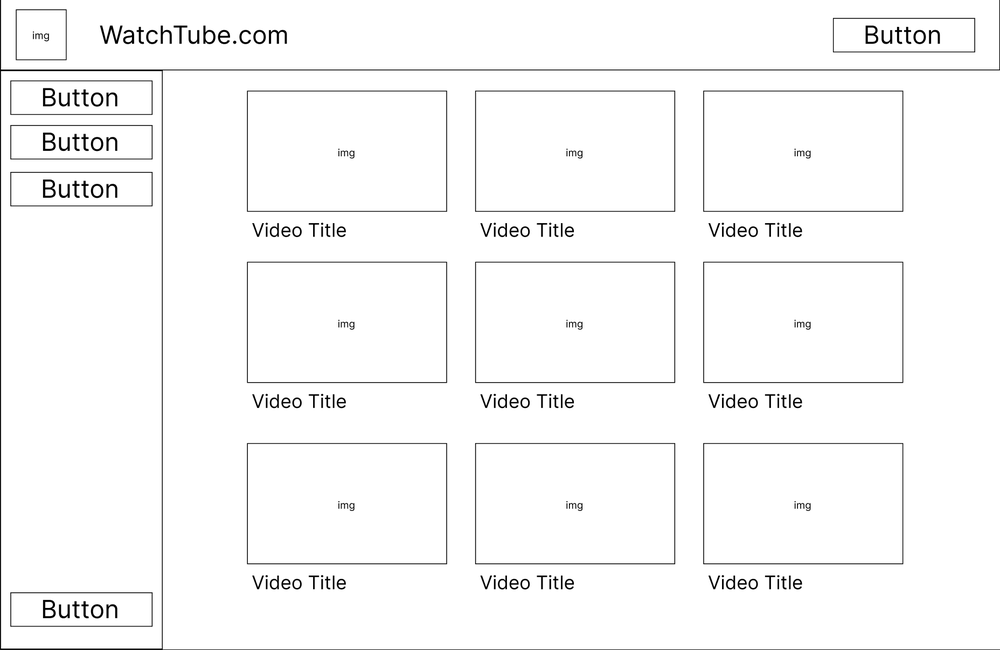
#> input picture inputs/demo7.png, 1000 x 650 px, shrunk from 1856 x 1206 before the run
$ python -i cv_object_detector.py   (imports and definitions only)
#> lines starting #> are read from the running program, lines starting #| are printed output that depends on the picture; after the words box and inside, x2 and y2 are one past the last pixel; in counts of white or black regions, pixels touching at a corner belong together
#> further down, picture is the input picture: shape (650, 1000, 3); min 0, max 255, mean 248.6
# Import required packages
import cv2
import pytesseract as tess
import numpy as np
import object_converter as oc
import css_converter as css

# This determines the maximum number of pixels between characters before classified as a space character
TEXT_HORIZONTAL_PIXEL_THRESHOLD = 10
# (percent) Maximum distance between shapes to be classified as equivalent shapes
SHAPE_EQUIVALENCE_THRESHOLD = 0.4
# Minimum shape size, any with an area smaller than this will be treated as noise and discarded
SHAPE_MINIMUM_SIZE_THRESHOLD = 20

"""
Handy class for managing the text. Because this solution only identifies individual characters,
this class is used for initially storing each character and then updates with characters that
belong to this string, while updating the bounding box at the same time
"""
class Text:
    # [20 lines left out: functions __init__, add_char, not called in this run]

    # Checks if a given character could belong to this string
    def char_belong_to_text(self, char):
        return (abs((self.x + self.w) - char.x) < char.w + TEXT_HORIZONTAL_PIXEL_THRESHOLD
                and abs(self.y - char.y) < self.h)

    def __str__(self):
        return f"Text: {self.text}, x: {self.x}, y: {self.y}, w: {self.w}, h: {self.h}"

"""
Stores all shape information. This makes it easier to access properties, and also provides an equivalence function
"""
class Shape:
    def __init__(self, type, x, y, w, h):
        self.type = type
        self.x = x
        self.y = y
        self.w = w
        self.h = h

    def __eq__ (self, other):
        return (abs(self.x - other.x) <= SHAPE_EQUIVALENCE_THRESHOLD * self.x
                and abs(self.y - other.y) <= SHAPE_EQUIVALENCE_THRESHOLD * self.y
                and abs(self.w - other.w) <= SHAPE_EQUIVALENCE_THRESHOLD * self.w
                and abs(self.h - other.h) <= SHAPE_EQUIVALENCE_THRESHOLD * self.h)

# Uses Tesseract to detect each individual character in the input image. Returns a list of all valid characters
# [45 lines left out: functions extract_all_text_from_image, format_extracted_chars, remove_text_from_image, not called in this run]

# Detects and sorts all shapes found in the (hopefully) textless image
# Returns a list of all unique shapes found in the image
def detect_shapes(img):
    # Convert the image to grayscale
    gray = cv2.cvtColor(img, cv2.COLOR_BGR2GRAY)
    blur = cv2.blur(gray, (5, 5)) # blurring image
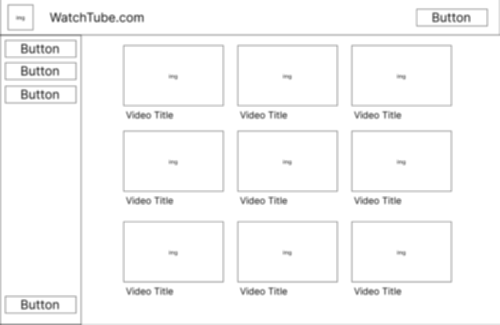
#> blur: shape (650, 1000) (shown at 1/2 size); min 61, max 255, mean 248.8
    r, thres = cv2.threshold(blur,220,255,cv2.THRESH_BINARY) # thresholds the image
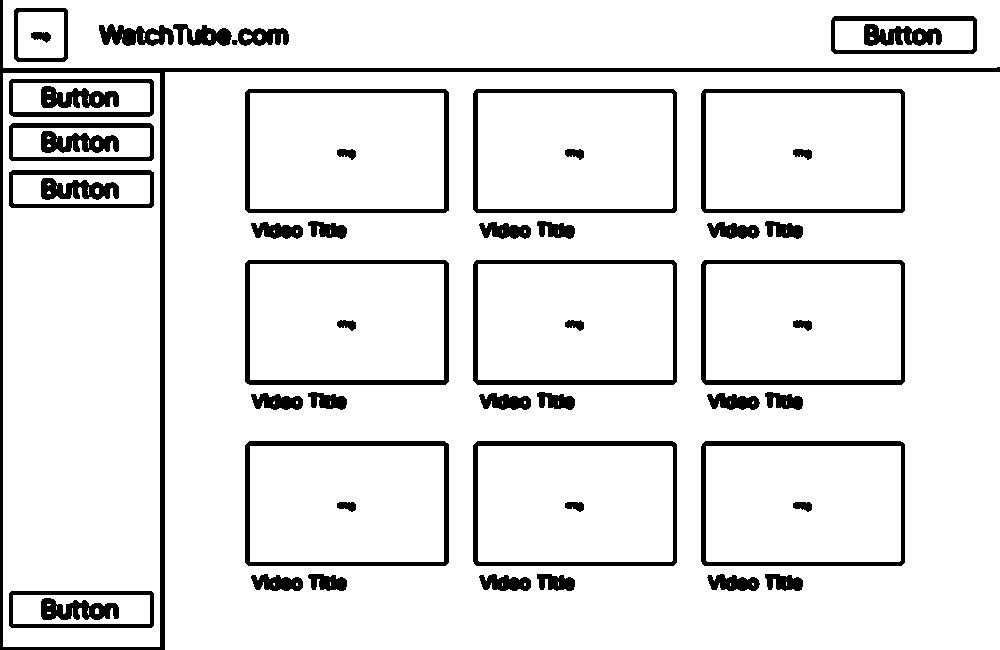
#> thres: shape (650, 1000); 90.4% white; 52 black regions
    # gets all detected contours in the image
    contours, hierarchy = cv2.findContours(thres, cv2.RETR_TREE, cv2.CHAIN_APPROX_SIMPLE)
#> contours = 127 contours, 55 with area under 20; largest, box (x1, y1, x2, y2) and area: (165, 72, 1000, 650) 481218, (3, 73, 160, 647) 89388, (3, 0, 1000, 68) 66730, (244, 259, 450, 386) 25797, (472, 259, 678, 386) 25792
    shapes = []
    for i, contour in enumerate(contours):
        epsilon = 0.01*cv2.arcLength(contour, True)
        approx = cv2.approxPolyDP(contour, epsilon, True)
        x, y, w, h = cv2.boundingRect(approx)
        # ignore small shapes, likely an artifact from filtering
        if w >= SHAPE_MINIMUM_SIZE_THRESHOLD and h >= SHAPE_MINIMUM_SIZE_THRESHOLD and len(approx) == 4 :
            shapes.append(Shape("box" if len(approx) <= 4 else "circle", x, y, w, h))
#> this loop made 127 passes
#> (epsilon, x, y, w, h) on passes 4, 6, 7, 10, 12, 13, 14, 15: (3, 40, 597, 80, 24), (0.148, 95, 608, 4, 6), (0.128, 87, 608, 2, 7), (3.63, 8, 169, 147, 40), (2.99, 40, 177, 80, 24), (0.0883, 47, 191, 4, 3), (0.148, 95, 188, 4, 6), (0.148, 87, 187, 2, 8)
#> after the loop, shapes = 28 items
    # remove equivalent shapes
    unique_shapes = []
    for shape in shapes:
        if all(shape != other_shape for other_shape in unique_shapes):
            unique_shapes.append(shape)
#> this loop made 28 passes
#> after the loop, unique_shapes = 17 items
    return unique_shapes


# [8 lines not run here, left out]

>>> import cv2
>>> picture = cv2.imread('inputs/demo7.png')
>>> result = detect_shapes(picture)
#> result = 17 items

$ run again, on inputs/demo1.PNG
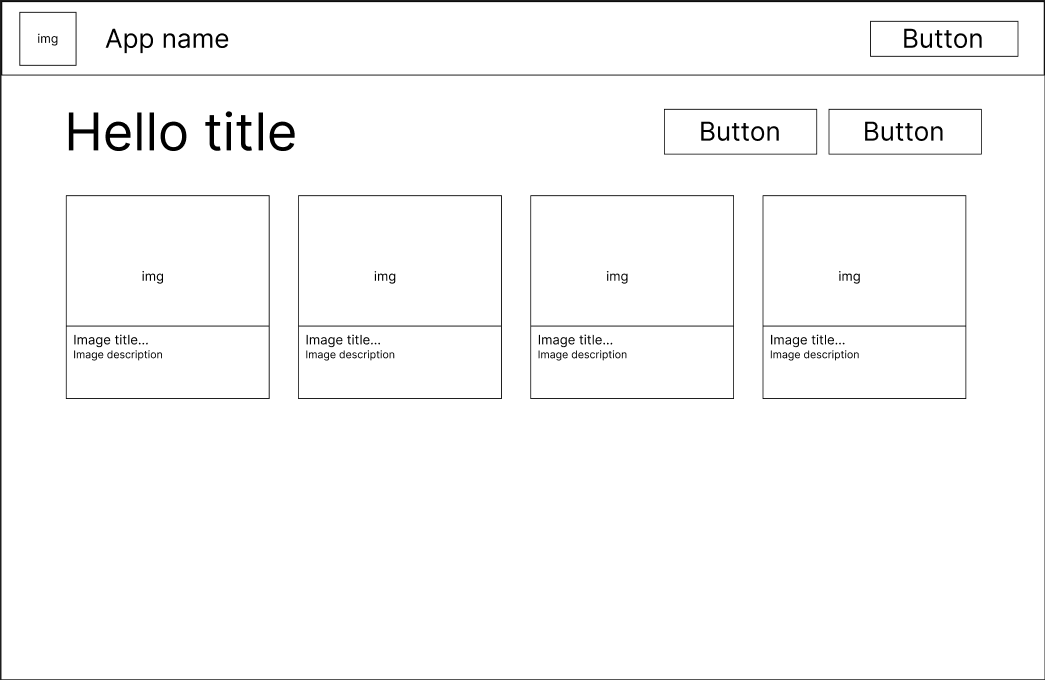
#> input picture inputs/demo1.PNG, 1045 x 680 px
#> picture is the input picture: shape (680, 1045, 3); min 0, max 255, mean 249.3
#> in detect_shapes, `blur = cv2.blur(gray, (5, 5))`:
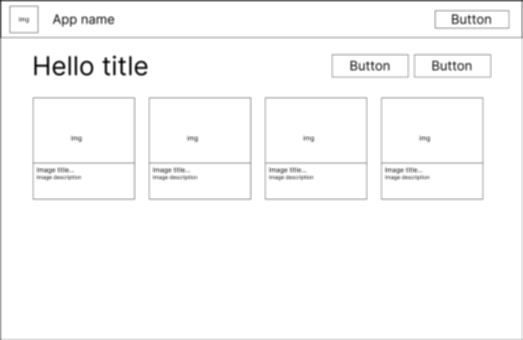
#> blur: shape (680, 1045) (shown at 1/2 size); min 6, max 255, mean 249.5
#> in detect_shapes, `r, thres = cv2.threshold(blur,220,255,cv2.THRESH_BINARY)`:
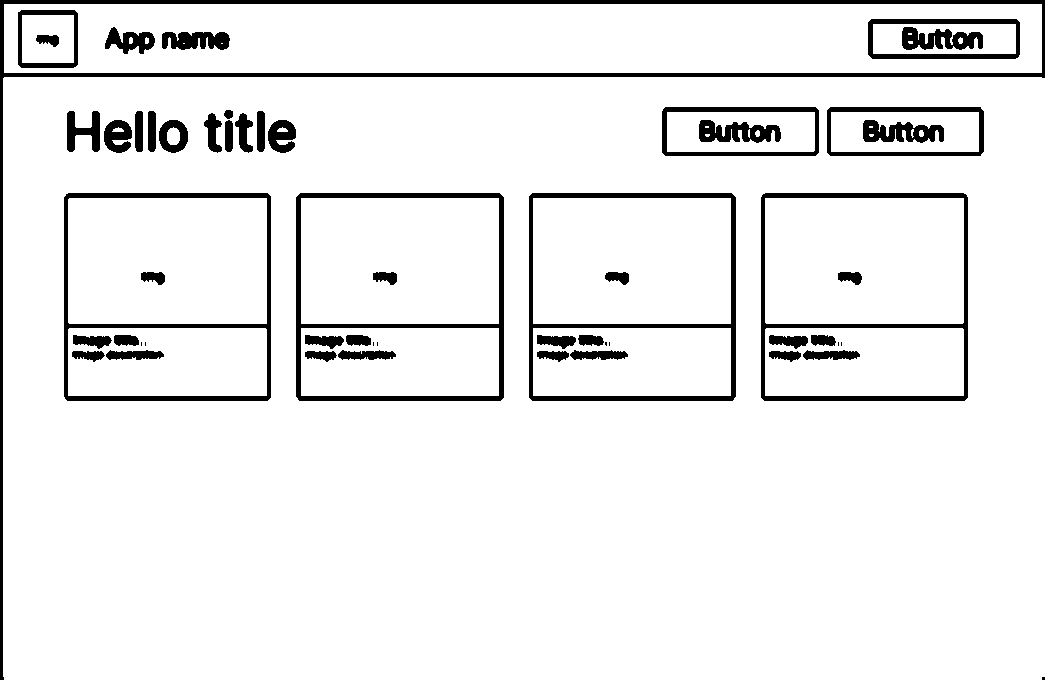
#> thres: shape (680, 1045); 92.8% white; 55 black regions (9 under 20 px)
#> contours = 85 contours, 22 with area under 20; largest, box (x1, y1, x2, y2) and area: (3, 77, 1045, 680) 626668, (4, 4, 1042, 73) 70516, (295, 192, 505, 402) 43638, (760, 192, 969, 402) 43436, (63, 192, 272, 402) 43436
#> the loop in detect_shapes, `for i, contour in enumerate(contours):` made 85 passes
#> (epsilon, x, y, w, h) on passes 4, 5, 6, 7, 8, 9, 11, 14: (0.907, 768, 350, 34, 13), (1.47, 802, 349, 59, 12), (0.117, 840, 341, 3, 6), (0.117, 837, 341, 3, 6), (0.762, 810, 334, 27, 13), (1.1, 768, 334, 41, 16), (0.734, 837, 271, 26, 15), (0.913, 536, 350, 34, 13)
#> after the loop in detect_shapes, `for i, contour in enumerate(contours):`: shapes = 18 items
#> the loop in detect_shapes, `for shape in shapes:` made 18 passes
#> after the loop in detect_shapes, `for shape in shapes:`: unique_shapes = 17 items

$ run again, on inputs/demo2.png
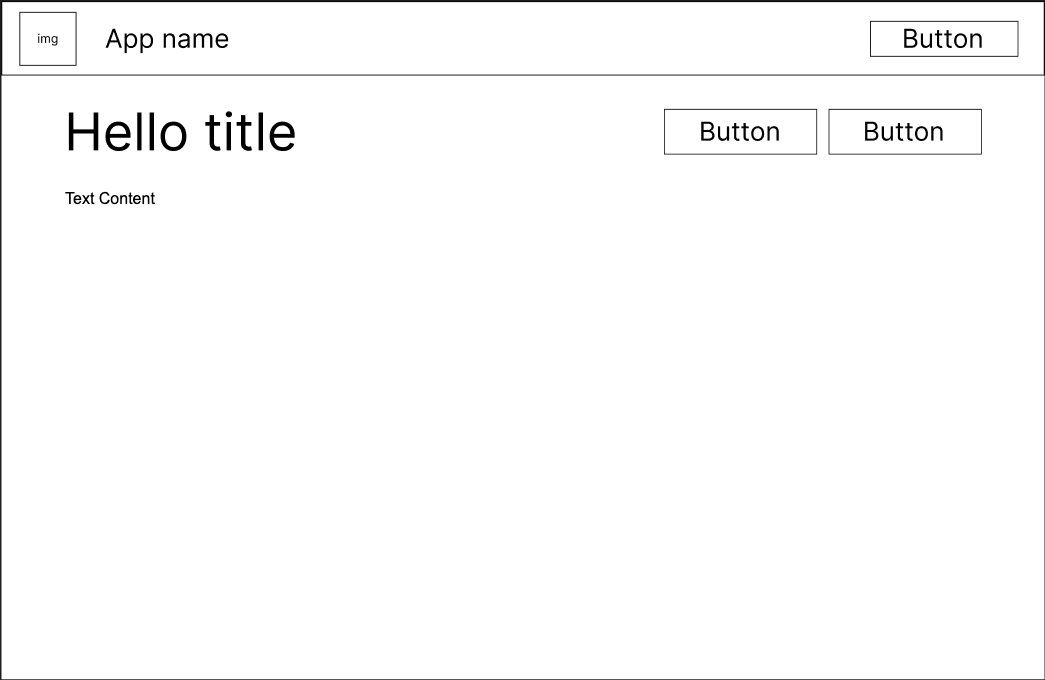
#> input picture inputs/demo2.png, 1045 x 680 px
#> picture is the input picture: shape (680, 1045, 3); min 0, max 255, mean 251
#> in detect_shapes, `blur = cv2.blur(gray, (5, 5))`:
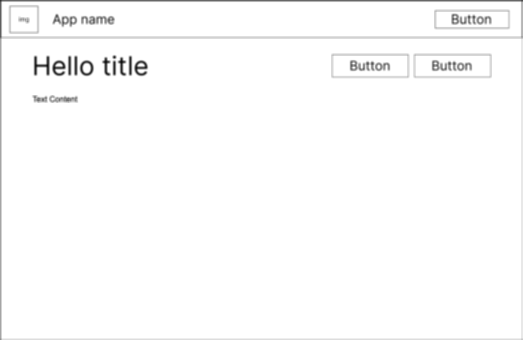
#> blur: shape (680, 1045) (shown at 1/2 size); min 6, max 255, mean 251.3
#> in detect_shapes, `r, thres = cv2.threshold(blur,220,255,cv2.THRESH_BINARY)`:
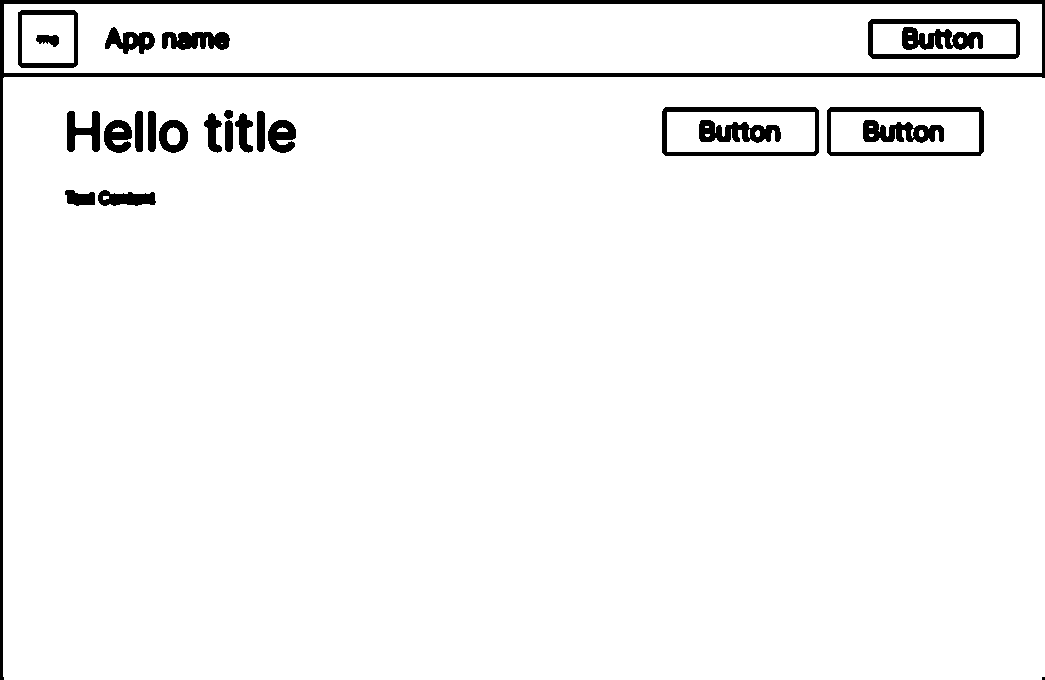
#> thres: shape (680, 1045); 96.1% white; 25 black regions (1 under 20 px)
#> contours = 48 contours, 15 with area under 20; largest, box (x1, y1, x2, y2) and area: (3, 77, 1045, 680) 626668, (4, 4, 1042, 73) 70516, (661, 106, 820, 157) 7867, (826, 106, 985, 157) 7862, (867, 18, 1021, 60) 6234
#> the loop in detect_shapes, `for i, contour in enumerate(contours):` made 48 passes
#> (epsilon, x, y, w, h) on passes 2 to 9: (1.53, 97, 189, 60, 18), (0.154, 103, 196, 6, 4), (0.906, 64, 189, 32, 18), (1.46, 267, 119, 30, 35), (0.245, 277, 127, 11, 5), (0.77, 224, 119, 10, 34), (1.07, 158, 119, 31, 35), (0.498, 167, 127, 13, 18)
#> after the loop in detect_shapes, `for i, contour in enumerate(contours):`: shapes = 6 items
#> the loop in detect_shapes, `for shape in shapes:` made 6 passes
#> after the loop in detect_shapes, `for shape in shapes:`: unique_shapes = 5 items
